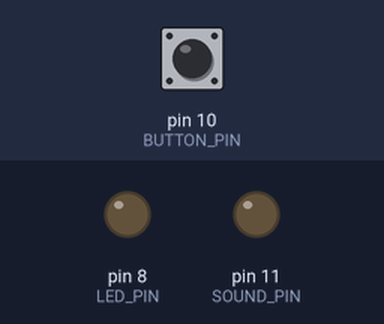
Simulated run of this sketch. Board: Arduino Uno, built with avr-gcc and run on an emulated ATmega328P. Parts: output pins drawn as LEDs (lit = HIGH). The inputs (shaded band) are chosen by the test bench; at power-on: pin 10 (BUTTON_PIN) HIGH.

Above: at 1.2 s.
1.3 s: pin 10 (BUTTON_PIN) pulled LOW for 0.15 s
At 2.5 s:
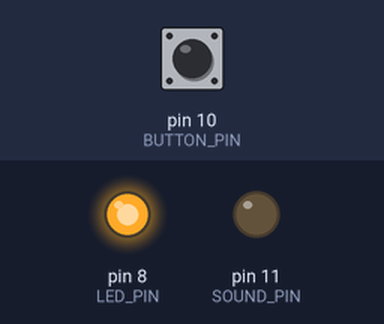
2.9 s: pin 10 (BUTTON_PIN) pulled LOW for 1 s
At 3.8 s:
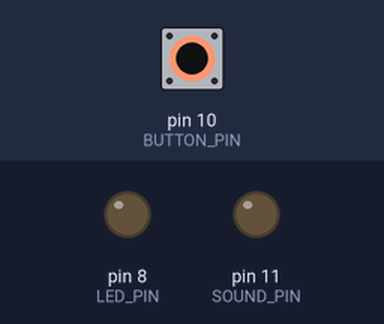
5.4 s: pin 10 (BUTTON_PIN) pulled LOW for 3.2 s
At 5.7 s:
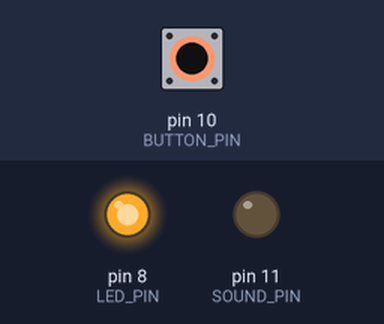
Timing chart, 0 to 8.4 s (numbered marks = the images above; inputs shaded):
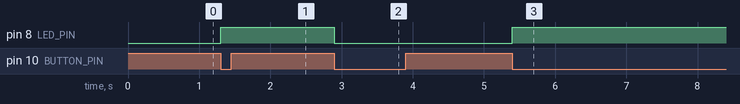

The sketch:

music_arduino1.ino
```cpp
/**********************************************************
 *  INCLUDES
 *********************************************************/
//#include "let_it_be_1bit.h"

/**********************************************************
 *  CONSTANTS
 *********************************************************/
// COMMENT THIS LINE TO EXECUTE WITH THE PC
//#define TEST_MODE 1

#define SAMPLE_TIME 250
#define SOUND_PIN  11 //Speaker
#define BUTTON_PIN 10 //Mute Button
#define LED_PIN 8 //Display LED
#define BUF_SIZE 256

/**********************************************************
 *  GLOBALS
 *********************************************************/
unsigned char buffer[BUF_SIZE];
unsigned long timeOrig;
bool current_state = false;
bool previous_state = false;
bool muted = false;


/**********************************************************
 * Function: play_bit
 *********************************************************/
void play_bit()
{
  static int bitwise = 1;
  static unsigned char data = 0;
  static int music_count = 0;

    bitwise = (bitwise * 2); //shift mask to the left
    if (bitwise > 128) { //new byte
       bitwise = 1;
       #ifdef TEST_MODE
          data = pgm_read_byte_near(music + music_count);
          music_count = (music_count + 1) % MUSIC_LEN;
       #else
          if (Serial.available()>1) {
             data = Serial.read();
          }
       #endif
    }
    if (!muted)
      {digitalWrite(SOUND_PIN, (data & bitwise));} //play only the bit marked by the mask
}

/**********************************************************
 * Function: mute_check
 *********************************************************/
void mute_check()
{
 current_state = digitalRead(BUTTON_PIN);
 if (current_state==LOW && previous_state==HIGH) {
  muted = !muted;
  digitalWrite(LED_PIN, muted);
 }
 previous_state = current_state;
}

/**********************************************************
 * Function: setup
 *********************************************************/
void setup ()
{
  // Initialize serial communications
  Serial.begin(115200);

  pinMode(SOUND_PIN, OUTPUT);
  pinMode(LED_PIN, OUTPUT);

  pinMode(BUTTON_PIN, INPUT);
  memset (buffer, 0, BUF_SIZE);

  //Timer 2
  //interrupt period = (1/16MHz) * 32 * 125 = 2.5 ms (4000Hz)
  TCCR2B = B00000011;     //Reset entire TCCR2B to 0 and prescaler to 32
  TIMSK2 &= B11111000;    //Disables the interrupts from timer2
  OCR2B = 125;            //Set compare register B to this value
  TCNT2 = 0;              //Set the timer2 count to 0
  TIMSK2 |= B00000100; //enable compB interrupts from timer2

}

/**********************************************************
 * Function: loop
 *********************************************************/
void loop ()
{
    mute_check();
}

ISR(TIMER2_COMPB_vect) {
  play_bit();
}
```

Measured:
- after the input at 1.3 s, pin 8 (LED_PIN): LOW → HIGH at once
- after the input at 2.9 s, pin 8 (LED_PIN): HIGH → LOW at once
- after the input at 5.4 s, pin 8 (LED_PIN): LOW → HIGH at once
